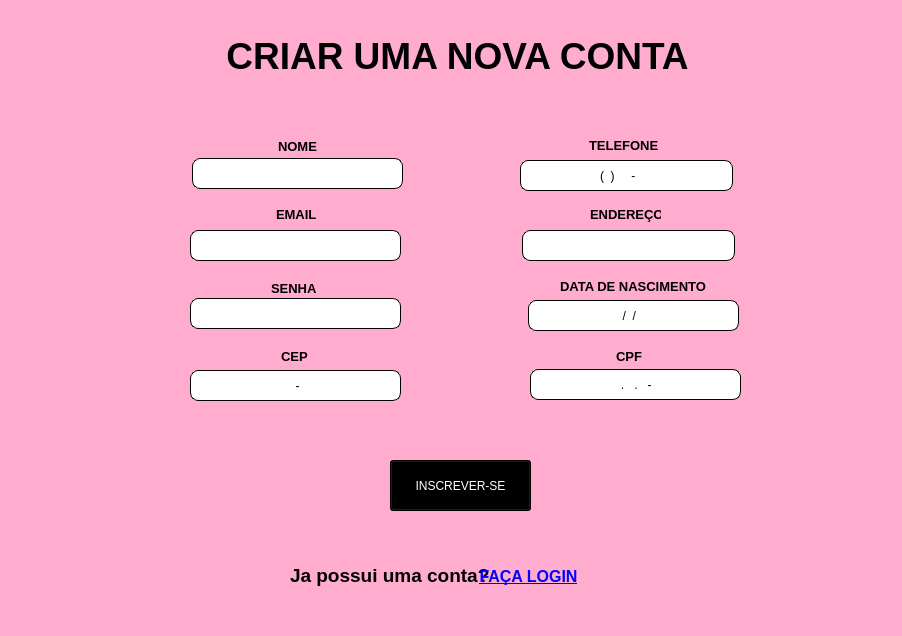
<?xml version="1.0" encoding="UTF-8"?>
<ui version="4.0">
 <class>Form</class>
 <widget class="QWidget" name="Form">
  <property name="geometry">
   <rect>
    <x>0</x>
    <y>0</y>
    <width>902</width>
    <height>636</height>
   </rect>
  </property>
  <property name="maximumSize">
   <size>
    <width>902</width>
    <height>636</height>
   </size>
  </property>
  <property name="windowTitle">
   <string>CADASTRO</string>
  </property>
  <property name="windowIcon">
   <iconset>
    <normaloff>../new tela/diamond-removebg-preview.png</normaloff>../new tela/diamond-removebg-preview.png</iconset>
  </property>
  <property name="styleSheet">
   <string notr="true">background-color: rgb(255, 172, 206);</string>
  </property>
  <widget class="QLabel" name="label_5">
   <property name="geometry">
    <rect>
     <x>276</x>
     <y>208</y>
     <width>47</width>
     <height>13</height>
    </rect>
   </property>
   <property name="font">
    <font>
     <family>Nirmala UI</family>
     <pointsize>10</pointsize>
     <weight>75</weight>
     <bold>true</bold>
    </font>
   </property>
   <property name="text">
    <string>EMAIL</string>
   </property>
  </widget>
  <widget class="QLineEdit" name="endereco">
   <property name="geometry">
    <rect>
     <x>522</x>
     <y>230</y>
     <width>213</width>
     <height>31</height>
    </rect>
   </property>
   <property name="font">
    <font>
     <family>Nirmala UI</family>
    </font>
   </property>
   <property name="styleSheet">
    <string notr="true">QLineEdit {
background-color: #fff;
border: 1px solid #000000;
border-radius: 8px;
}

QLineEdit:focus {
border: 2px solid #000000;

}</string>
   </property>
   <property name="inputMask">
    <string/>
   </property>
   <property name="alignment">
    <set>Qt::AlignCenter</set>
   </property>
  </widget>
  <widget class="QLabel" name="label_8">
   <property name="geometry">
    <rect>
     <x>281</x>
     <y>350</y>
     <width>47</width>
     <height>13</height>
    </rect>
   </property>
   <property name="font">
    <font>
     <family>Nirmala UI</family>
     <pointsize>10</pointsize>
     <weight>75</weight>
     <bold>true</bold>
    </font>
   </property>
   <property name="text">
    <string>CEP</string>
   </property>
  </widget>
  <widget class="QLineEdit" name="senha">
   <property name="geometry">
    <rect>
     <x>190</x>
     <y>298</y>
     <width>211</width>
     <height>31</height>
    </rect>
   </property>
   <property name="font">
    <font>
     <family>Nirmala UI</family>
    </font>
   </property>
   <property name="styleSheet">
    <string notr="true">QLineEdit {
background-color: #fff;
border: 1px solid #000000;
border-radius: 8px;
}

QLineEdit:focus {
border: 2px solid #000000;

}</string>
   </property>
   <property name="inputMask">
    <string/>
   </property>
   <property name="alignment">
    <set>Qt::AlignCenter</set>
   </property>
  </widget>
  <widget class="QLabel" name="label_7">
   <property name="geometry">
    <rect>
     <x>616</x>
     <y>350</y>
     <width>47</width>
     <height>13</height>
    </rect>
   </property>
   <property name="font">
    <font>
     <family>Nirmala UI</family>
     <pointsize>10</pointsize>
     <weight>75</weight>
     <bold>true</bold>
    </font>
   </property>
   <property name="text">
    <string>CPF</string>
   </property>
  </widget>
  <widget class="QLineEdit" name="nasc">
   <property name="geometry">
    <rect>
     <x>528</x>
     <y>300</y>
     <width>211</width>
     <height>31</height>
    </rect>
   </property>
   <property name="font">
    <font>
     <family>Nirmala UI</family>
    </font>
   </property>
   <property name="styleSheet">
    <string notr="true">QLineEdit {
background-color: #fff;
border: 1px solid #000000;
border-radius: 8px;
}

QLineEdit:focus {
border: 2px solid #000000;

}</string>
   </property>
   <property name="inputMask">
    <string>99/99/9999</string>
   </property>
   <property name="alignment">
    <set>Qt::AlignCenter</set>
   </property>
  </widget>
  <widget class="QLabel" name="label_2">
   <property name="geometry">
    <rect>
     <x>50</x>
     <y>480</y>
     <width>141</width>
     <height>141</height>
    </rect>
   </property>
   <property name="text">
    <string/>
   </property>
   <property name="pixmap">
    <pixmap>../new tela/diamond-removebg-preview.png</pixmap>
   </property>
   <property name="scaledContents">
    <bool>true</bool>
   </property>
  </widget>
  <widget class="QLabel" name="label_9">
   <property name="geometry">
    <rect>
     <x>560</x>
     <y>278</y>
     <width>171</width>
     <height>16</height>
    </rect>
   </property>
   <property name="font">
    <font>
     <family>Nirmala UI</family>
     <pointsize>10</pointsize>
     <weight>75</weight>
     <bold>true</bold>
    </font>
   </property>
   <property name="text">
    <string>DATA DE NASCIMENTO</string>
   </property>
  </widget>
  <widget class="QLabel" name="label_4">
   <property name="geometry">
    <rect>
     <x>278</x>
     <y>140</y>
     <width>47</width>
     <height>13</height>
    </rect>
   </property>
   <property name="font">
    <font>
     <family>Nirmala UI</family>
     <pointsize>10</pointsize>
     <weight>75</weight>
     <bold>true</bold>
    </font>
   </property>
   <property name="text">
    <string>NOME</string>
   </property>
  </widget>
  <widget class="QLineEdit" name="cep">
   <property name="geometry">
    <rect>
     <x>190</x>
     <y>370</y>
     <width>211</width>
     <height>31</height>
    </rect>
   </property>
   <property name="font">
    <font>
     <family>Nirmala UI</family>
    </font>
   </property>
   <property name="styleSheet">
    <string notr="true">QLineEdit {
background-color: #fff;
border: 1px solid #000000;
border-radius: 8px;
}

QLineEdit:focus {
border: 2px solid #000000;

}</string>
   </property>
   <property name="inputMask">
    <string>99999-999</string>
   </property>
   <property name="alignment">
    <set>Qt::AlignCenter</set>
   </property>
  </widget>
  <widget class="QLabel" name="label_6">
   <property name="geometry">
    <rect>
     <x>271</x>
     <y>278</y>
     <width>51</width>
     <height>20</height>
    </rect>
   </property>
   <property name="font">
    <font>
     <family>Nirmala UI</family>
     <pointsize>10</pointsize>
     <weight>75</weight>
     <bold>true</bold>
    </font>
   </property>
   <property name="text">
    <string>SENHA</string>
   </property>
  </widget>
  <widget class="QLabel" name="label_3">
   <property name="geometry">
    <rect>
     <x>202</x>
     <y>10</y>
     <width>511</width>
     <height>91</height>
    </rect>
   </property>
   <property name="font">
    <font>
     <family>Nirmala UI</family>
     <pointsize>28</pointsize>
     <weight>75</weight>
     <bold>true</bold>
    </font>
   </property>
   <property name="text">
    <string>CRIAR UMA NOVA CONTA</string>
   </property>
   <property name="alignment">
    <set>Qt::AlignCenter</set>
   </property>
  </widget>
  <widget class="QLineEdit" name="cpf">
   <property name="geometry">
    <rect>
     <x>530</x>
     <y>369</y>
     <width>211</width>
     <height>31</height>
    </rect>
   </property>
   <property name="font">
    <font>
     <family>Nirmala UI</family>
    </font>
   </property>
   <property name="styleSheet">
    <string notr="true">QLineEdit {
background-color: #fff;
border: 1px solid #000000;
border-radius: 8px;
}

QLineEdit:focus {
border: 2px solid #000000;

}</string>
   </property>
   <property name="inputMask">
    <string>999.999.999-99</string>
   </property>
   <property name="alignment">
    <set>Qt::AlignCenter</set>
   </property>
  </widget>
  <widget class="QLabel" name="label_13">
   <property name="geometry">
    <rect>
     <x>642</x>
     <y>458</y>
     <width>221</width>
     <height>161</height>
    </rect>
   </property>
   <property name="text">
    <string/>
   </property>
   <property name="pixmap">
    <pixmap>../new tela/biju-removebg-preview.png</pixmap>
   </property>
   <property name="scaledContents">
    <bool>true</bool>
   </property>
  </widget>
  <widget class="QLabel" name="label_10">
   <property name="geometry">
    <rect>
     <x>590</x>
     <y>204</y>
     <width>71</width>
     <height>20</height>
    </rect>
   </property>
   <property name="font">
    <font>
     <family>Nirmala UI</family>
     <pointsize>10</pointsize>
     <weight>75</weight>
     <bold>true</bold>
    </font>
   </property>
   <property name="text">
    <string>ENDEREÇO</string>
   </property>
  </widget>
  <widget class="QLineEdit" name="nome">
   <property name="geometry">
    <rect>
     <x>192</x>
     <y>158</y>
     <width>211</width>
     <height>31</height>
    </rect>
   </property>
   <property name="font">
    <font>
     <family>Nirmala UI</family>
    </font>
   </property>
   <property name="styleSheet">
    <string notr="true">QLineEdit {
background-color: #fff;
border: 1px solid #000000;
border-radius: 8px;
}

QLineEdit:focus {
border: 2px solid #000000;

}</string>
   </property>
   <property name="alignment">
    <set>Qt::AlignCenter</set>
   </property>
  </widget>
  <widget class="QLineEdit" name="telefone_2">
   <property name="geometry">
    <rect>
     <x>520</x>
     <y>160</y>
     <width>213</width>
     <height>31</height>
    </rect>
   </property>
   <property name="font">
    <font>
     <family>Nirmala UI</family>
    </font>
   </property>
   <property name="styleSheet">
    <string notr="true">QLineEdit {
background-color: #fff;
border: 1px solid #000000;
border-radius: 8px;
}

QLineEdit:focus {
border: 2px solid #000000;

}</string>
   </property>
   <property name="inputMask">
    <string>(99) 9999-99999</string>
   </property>
   <property name="alignment">
    <set>Qt::AlignCenter</set>
   </property>
  </widget>
  <widget class="QLineEdit" name="email">
   <property name="geometry">
    <rect>
     <x>190</x>
     <y>230</y>
     <width>211</width>
     <height>31</height>
    </rect>
   </property>
   <property name="font">
    <font>
     <family>Nirmala UI</family>
    </font>
   </property>
   <property name="styleSheet">
    <string notr="true">QLineEdit {
background-color: #fff;
border: 1px solid #000000;
border-radius: 8px;
}

QLineEdit:focus {
border: 2px solid #000000;

}</string>
   </property>
   <property name="alignment">
    <set>Qt::AlignCenter</set>
   </property>
  </widget>
  <widget class="QLabel" name="label_11">
   <property name="geometry">
    <rect>
     <x>589</x>
     <y>135</y>
     <width>81</width>
     <height>20</height>
    </rect>
   </property>
   <property name="font">
    <font>
     <family>Nirmala UI</family>
     <pointsize>10</pointsize>
     <weight>75</weight>
     <bold>true</bold>
    </font>
   </property>
   <property name="text">
    <string>TELEFONE</string>
   </property>
  </widget>
  <widget class="QLabel" name="label">
   <property name="geometry">
    <rect>
     <x>290</x>
     <y>560</y>
     <width>211</width>
     <height>31</height>
    </rect>
   </property>
   <property name="font">
    <font>
     <family>Nirmala UI</family>
     <pointsize>14</pointsize>
     <weight>75</weight>
     <bold>true</bold>
    </font>
   </property>
   <property name="text">
    <string>Ja possui uma conta?</string>
   </property>
  </widget>
  <widget class="QPushButton" name="inscrevase">
   <property name="geometry">
    <rect>
     <x>390</x>
     <y>460</y>
     <width>141</width>
     <height>51</height>
    </rect>
   </property>
   <property name="styleSheet">
    <string notr="true">background-color: rgb(0, 0, 0);
color: rgb(255, 255, 255);</string>
   </property>
   <property name="text">
    <string>INSCREVER-SE</string>
   </property>
  </widget>
  <widget class="QPushButton" name="login">
   <property name="geometry">
    <rect>
     <x>478</x>
     <y>565</y>
     <width>101</width>
     <height>23</height>
    </rect>
   </property>
   <property name="font">
    <font>
     <family>Nirmala UI</family>
     <pointsize>12</pointsize>
     <weight>75</weight>
     <bold>true</bold>
     <underline>true</underline>
    </font>
   </property>
   <property name="styleSheet">
    <string notr="true">color: rgb(0, 0, 255);</string>
   </property>
   <property name="text">
    <string>FAÇA LOGIN</string>
   </property>
   <property name="flat">
    <bool>true</bool>
   </property>
  </widget>
 </widget>
 <resources/>
 <connections/>
</ui>
